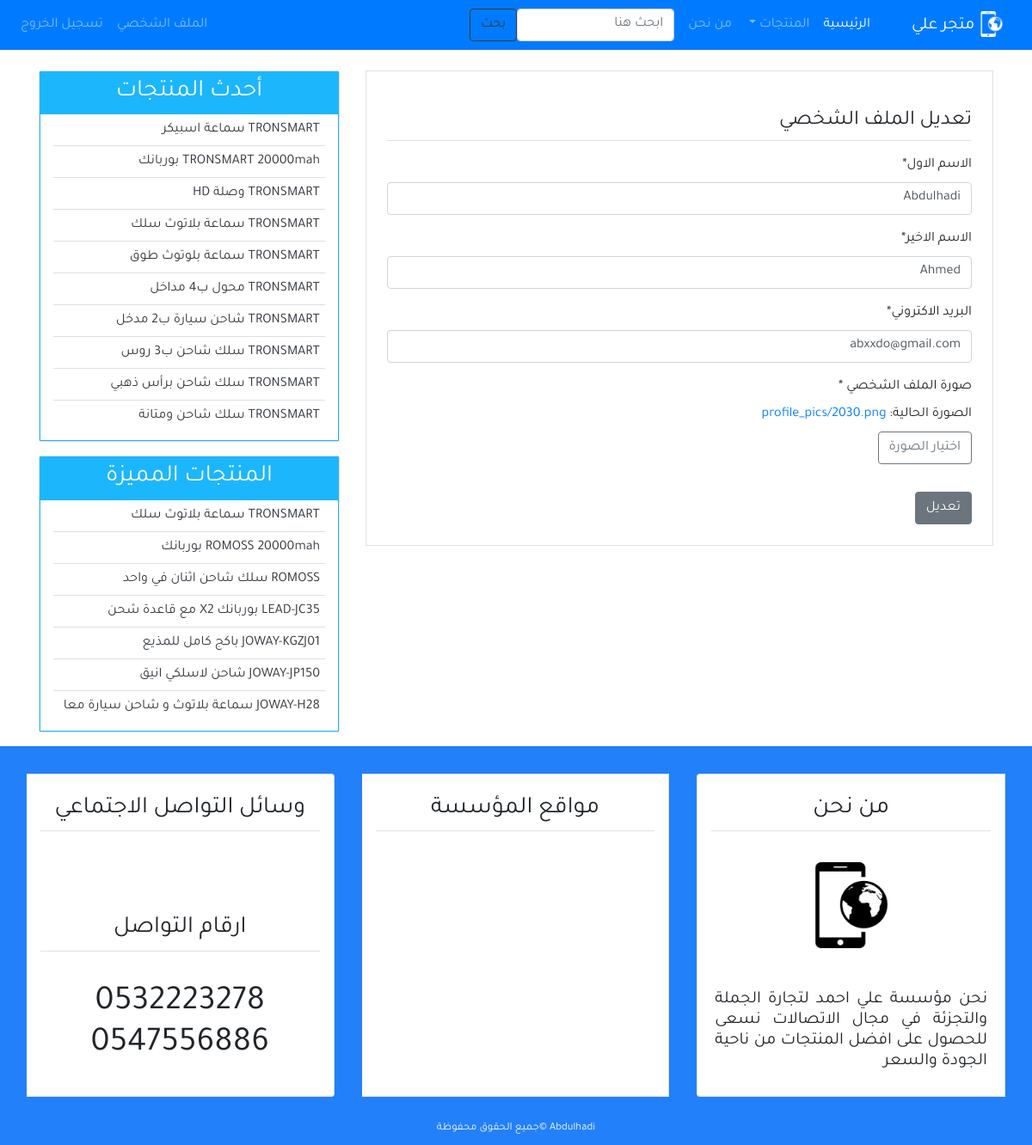
Page /profile_update/ (signed in) on the committed database.
### user/models.py (models this page shows, shortened)
class Profile(models.Model):
    image = models.ImageField(default='default.jpg', upload_to='profile_pics')
    user = models.OneToOneField(User, on_delete=models.CASCADE)

### blog/models.py (models this page shows, shortened)
class Post(models.Model):
    image_project = models.ImageField(default='default.jpg', upload_to='post_co')
    title = models.CharField(max_length=100)
    content = models.TextField()
    post_date = models.DateTimeField(default=timezone.now)
    post_update = models.DateTimeField(auto_now=True)
    author = models.ForeignKey(User, on_delete=models.CASCADE)
    class Meta:
        ordering = ('-post_date', )

class Top5(models.Model):
    image_top = models.ImageField(default='default.jpg', upload_to='top_5')
    title = models.CharField(max_length=100)
    old_prais = models.CharField(max_length=100)
    new_prais = models.CharField(max_length=100)
    content = models.TextField()

### user/views.py (the view)
# urls.py: path('profile_update/', views.profile_update, name='profile_update'),
@login_required(login_url='login')
def profile_update(request):
    if request.method == 'POST':
        user_form = UserUpdateForm(request.POST, instance=request.user)
        profile_form = ProfilUpdateForm(
            request.POST, request.FILES, instance=request.user.profile)
        if user_form.is_valid and profile_form.is_valid:
            user_form.save()
            profile_form.save()
            messages.success(request, 'تم تحديث الملف الشخصي')
            return redirect('profile')
    else:
        user_form = UserUpdateForm(instance=request.user)
        profile_form = ProfilUpdateForm(instance=request.user.profile)
    context = {
        'title': 'تعديل الملف الشخصي',
        'user_form': user_form,
        'profile_form': profile_form,
    }
    return render(request, 'user/profile_update.html', context)

### user/forms.py
class UserUpdateForm(forms.ModelForm):
    first_name = forms.CharField(label='الاسم الاول')
    last_name = forms.CharField(label='الاسم الاخير')
    email = forms.EmailField(label='البريد الاكتروني')
    class Meta:
        model = User
        fields = ('first_name', 'last_name', 'email')

class ProfilUpdateForm(forms.ModelForm):
    class Meta:
        model = Profile
        fields = ('image',)

### blog/templatetags/post_tag.py (called while the page is built)
@register.inclusion_tag('blog/latest_posts.html')
def latest_posts():
    context = {
        'l_posts': Post.objects.all()[0:10]
    }
    return context

@register.inclusion_tag('blog/latest_comments.html')
def latest_comments():
    context = {
        'l_Top5': Top5.objects.all()[0:7]
    }
    return context

### user/templates/user/profile_update.html (shortened to what this page needs)
{% extends 'blog/base.html' %}
{% block content %}
{% load crispy_forms_tags %}
<div class="border p-4 mb-5">
    <legend class="border-bottom pb-1 mb-3 mt-3">تعديل الملف الشخصي</legend>
    <form method="POST" enctype="multipart/form-data">
        {{user_form|crispy}}
        <div>
            <span class="mb-2" style="display: block">صورة الملف الشخصي *</span>
            الصورة الحالية: <a href="{{user.profile.image.url}}">{{user.profile.image}}</a><br>
            <label for="image" class="btn btn-outline-secondary mt-2">اختيار الصورة</label>
        </div>
        <input class="btn btn-secondary mt-4" type="submit" value="تعديل">
    </form>
</div>
{% endblock content %}

### blog/templates/blog/latest_posts.html
<ul class="list-group-flush latest-post">
    {% for post in l_posts %}
    <li class="list-group-item latest-post-item">
        <a class="text-dark" href="{% url 'detail' post.id %}">{{post.title}}</a>
    </li>
    {% endfor %}
</ul>

### blog/templates/blog/latest_comments.html
<ul class="list-group-flush latest-comment">
    {% for top in l_Top5 %}
    <li class="list-group-item latest-comment-item">
        <a class="text-dark" href="{% url 'topdetail' top.id %}">
            {{top.title}}
        </a>
    </li>
    {% endfor %}
</ul>

### blog/static/blog/css/main.css (style rules this page uses)
html, body { direction: rtl; text-align: right; }
body { font-family: 'Tajawal', sans-serif; }
.latest-post, .latest-comment { padding: 0 15px; }
.latest-post .latest-post-item, .latest-comment .latest-comment-item { padding: 6px; }
.latest-post li:first-child, .latest-comment li:first-child { border-top: 0; }
.latest-post li:last-child, .latest-comment li:last-child { border-bottom: 0; padding-bottom: 0; }

### rows in the picture
Post: title "TRONSMART سماعة اسبيكر"
Post: title "TRONSMART 20000mah بوربانك"
Post: title "TRONSMART وصلة HD"
Post: title "TRONSMART سماعة بلاتوث سلك"
Post: title "TRONSMART سماعة بلوتوث طوق"
Post: title "TRONSMART محول ب4 مداخل"
Post: title "TRONSMART شاحن سيارة ب2 مدخل"
Post: title "TRONSMART سلك شاحن ب3 روس"
Post: title "TRONSMART سلك شاحن برأس ذهبي"
Post: title "TRONSMART سلك شاحن ومتانة"
Top5: title "TRONSMART سماعة بلاتوث سلك"
Top5: title "ROMOSS 20000mah بوربانك"
Top5: title "ROMOSS سلك شاحن اثنان في واحد"
Top5: title "LEAD-JC35 بوربانك X2 مع قاعدة شحن"
Top5: title "JOWAY-KGZJ01 باكج كامل للمذيع"
Top5: title "JOWAY-JP150 شاحن لاسلكي انيق"
Top5: title "JOWAY-H28 سماعة بلاتوث و شاحن سيارة معا"

### other values in the picture
{{ user.profile.image }} "profile_pics/2030.png"
